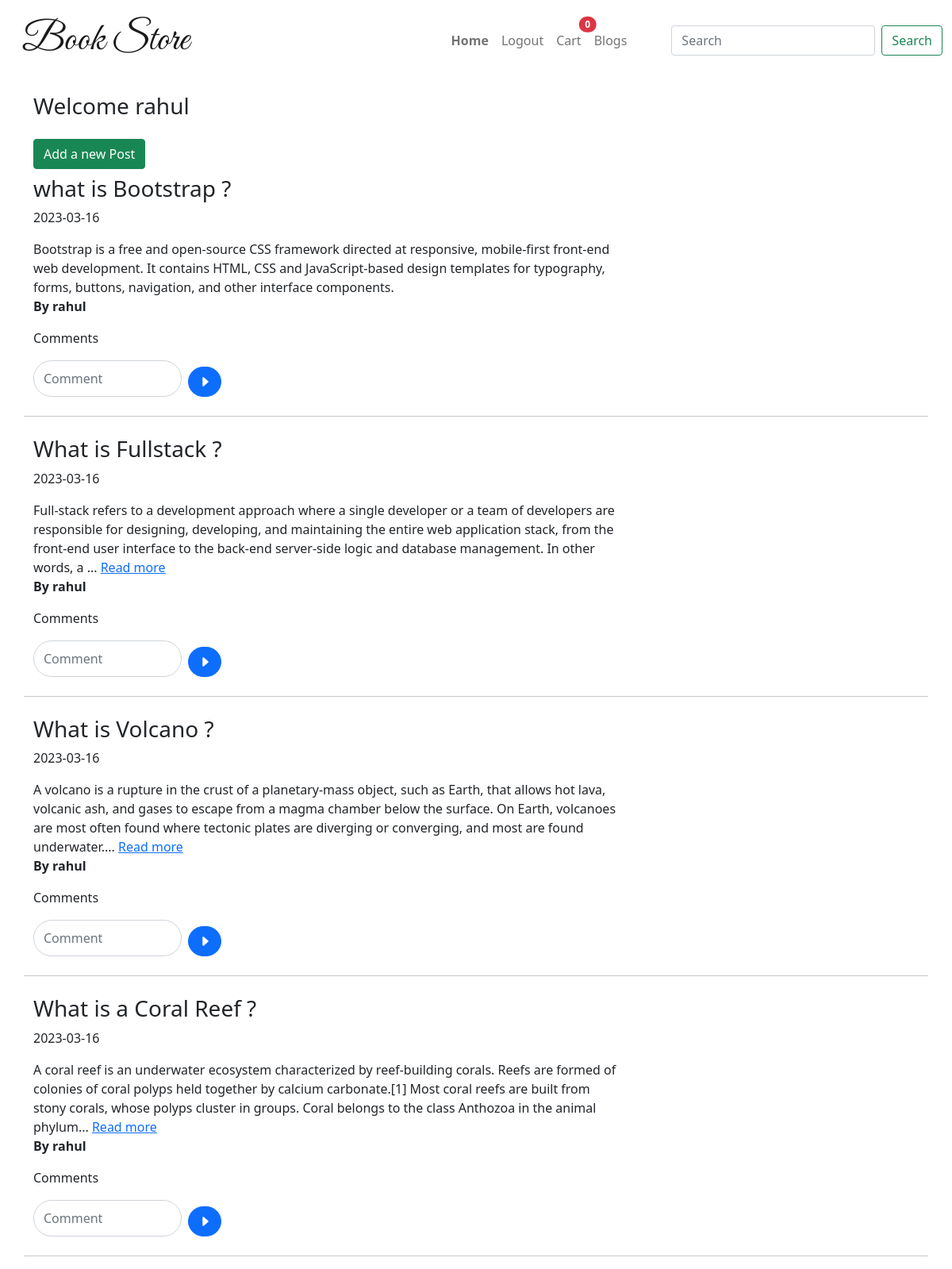
The page /blog.php (signed in) on the database its author committed.
### tables this page shows
CREATE TABLE `posts` (
  `id` int(10) UNSIGNED NOT NULL,
  `poststitle` varchar(300) NOT NULL,
  `postcontent` varchar(3000) NOT NULL,
  `postdate` date NOT NULL,
  `author` varchar(300) NOT NULL
);

### blog.php (the view, shortened to what this page needs)
<?php
require_once('./config.php');
$name = $_SESSION['username'];
?>
<!DOCTYPE html>
<html lang="en">
<head>
    <?php include "./includes/header-scripts.php" ?>
    <?php include "./includes/navbar.php" ?>
</head>
<body>
    <div class="container">
        <div class="row">
            <div class="col-sm-12 col-md-12 my-3">
                <h3>Welcome <?php echo $name; ?></h3>
            </div>
            <div class="col-sm-12 col-md-12">
                <a href="add-post.php" class="btn btn-success">Add a new Post</a>
            </div>
        </div>
    </div>
    <div class="container">
        <div class="row">
            <?php
            $sql = "SELECT * FROM posts";
            if ($result = mysqli_query($link, $sql)) {
                if (mysqli_num_rows($result) > 0) {
                    while ($row = mysqli_fetch_array($result)) {
            ?>
                        <div class="col-sm-12 col-md-8 my-2 posts">
                            <h3><?php echo $row['poststitle']; ?></h3>
                            <p><?php echo $row['postdate']; ?></p>
                            <p class="postscontent"><?php $content = $row['postcontent'];
                                                    if (strlen($content) > 300) {
                                                        echo substr($content, 0, 300) . '... <a class="text-primary" href="post.php?id=' . $row['id'] . '">Read more</a>';
                                                    } else {
                                                        echo $content;
                                                    }
                                                    ?> <br> <b>By <?php echo $row['author']; ?></b></p>
                            <p> Comments <br>
                <div class="col-sm-12 col-md-4 my-2">
                    <form action="" method="get" class="d-flex">
                        <input class="form-control rounded-pill" id="commentbutton" type="text" name="comment" placeholder="Comment" onkeyup="openbutton()">
                        <button class="btn btn-primary mt-2 mx-2 rounded-pill" id="button" type="submit" data-toggle="tooltip" data-placement="top" title="Click to submit" name="commentsubmit"><i class="bi bi-caret-right-fill"></i></button>
                    </form>
                </div>
                </p>
                        </div>
                        <hr>
            <?php $i++;
                    }
                } else {
                    echo '<p class="my-5"><b>No Post found Click the above button to add </b> </p>';
                }
            } else {
                echo "invalid query";
            } ?>
        </div>
    </div>
</body>
</html>

### includes/header-scripts.php (shortened to what this page needs)
<link href="https://cdn.jsdelivr.net/npm/bootstrap@5.0.2/dist/css/bootstrap.min.css" rel="stylesheet">
<link rel="stylesheet" href="style.css">
<link rel="stylesheet" href="./style.css">
<link rel="stylesheet" href="https://cdn.jsdelivr.net/npm/bootstrap-icons@1.10.3/font/bootstrap-icons.css">

### includes/navbar.php (shortened to what this page needs)
<nav class="navbar navbar-expand-lg navbar-light">
  <div class="container-fluid">
    <a class="navbar-brand ms-3" href="index.php">Book Store</a>
    <div class="collapse navbar-collapse justify-content-end" id="navbarSupportedContent">
      <ul class="navbar-nav pe-5">
        <li class="nav-item">
         <b> <a class="nav-link " href="index.php">Home</a></b>
        </li>
        <li class="nav-item">
         <?php
         if(!empty($_SESSION["id"])){
          echo '<a class="nav-link" href="logout.php">Logout</a>';
        }else if(empty($_SESSION['id'])){
          echo '<a class="nav-link" href="login.php">Login</a>';
        };?>
        </li>
        <li class="nav-item">
          <?php
          if(!empty($_SESSION["username"])){
            echo '<a class="nav-link position-relative" href="cart.php">Cart <span class="position-absolute top-0 start-100 translate-middle badge rounded-pill bg-danger">
    '.count($_SESSION["cart"]).'
    <span class="visually-hidden">unread messages</span>
  </span></a>';
          }else if(empty($_SESSION["username"])){
          };
          ?>
        </li>
        <li class="nav-item">
          <a class="nav-link" href="blog.php">Blogs</a>
        </li>
      </ul>
      <form class="d-flex" action="search.php" method="get">
        <input class="form-control me-2" type="search" name="searchword" placeholder="Search" aria-label="Search">
        <button class="btn btn-outline-success" type="submit" name="search">Search</button>
      </form>
    </div>
  </div>
</nav>

### style.css (style rules this page uses)
.postscontent { font-weight: 500; }
.navbar-brand { font-family: 'Great Vibes', cursive; font-size: 50px; font-weight: 500; }

### rows shown on the page
posts: poststitle "what is Bootstrap ?", postdate "2023-03-16", postcontent "Bootstrap is a free and open-source CSS framework directed at responsive, mobile-first front-end web development. It contains HTML, CSS and JavaScript-based design templates for typography, forms, buttons, navigation, and other interface components.", author "rahul"
posts: poststitle "What is Fullstack ?", postdate "2023-03-16", postcontent "Full-stack refers to a development approach where a single developer or a team of developers are responsible for designing, developing, and maintaining the entire web application stack, from the front-end user interface to the back-end server-side logic and database management. In other words, a", author "rahul"
posts: poststitle "What is Volcano ?", postdate "2023-03-16", postcontent "A volcano is a rupture in the crust of a planetary-mass object, such as Earth, that allows hot lava, volcanic ash, and gases to escape from a magma chamber below the surface. On Earth, volcanoes are most often found where tectonic plates are diverging or converging, and most are found underwater.", author "rahul"
posts: poststitle "What is a Coral Reef ?", postdate "2023-03-16", postcontent "A coral reef is an underwater ecosystem characterized by reef-building corals. Reefs are formed of colonies of coral polyps held together by calcium carbonate.[1] Most coral reefs are built from stony corals, whose polyps cluster in groups. Coral belongs to the class Anthozoa in the animal phylum", author "rahul"

### other values the page prints
count($_SESSION["cart"]) "0"
$name "rahul"
